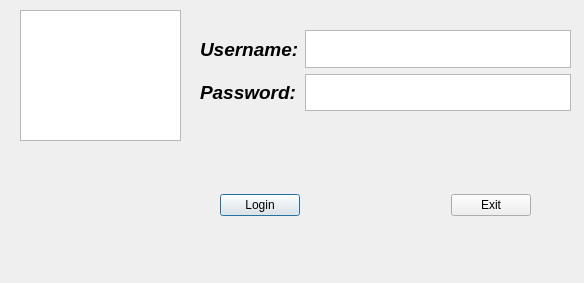
<?xml version="1.0" encoding="UTF-8"?>
<ui version="4.0">
 <class>LoginDialog</class>
 <widget class="QDialog" name="LoginDialog">
  <property name="geometry">
   <rect>
    <x>0</x>
    <y>0</y>
    <width>584</width>
    <height>283</height>
   </rect>
  </property>
  <property name="windowTitle">
   <string>Dialog</string>
  </property>
  <widget class="QTextEdit" name="textEdit">
   <property name="geometry">
    <rect>
     <x>20</x>
     <y>10</y>
     <width>161</width>
     <height>131</height>
    </rect>
   </property>
  </widget>
  <widget class="QWidget" name="">
   <property name="geometry">
    <rect>
     <x>200</x>
     <y>30</y>
     <width>371</width>
     <height>81</height>
    </rect>
   </property>
   <layout class="QHBoxLayout" name="horizontalLayout">
    <item>
     <layout class="QVBoxLayout" name="verticalLayout_2">
      <item>
       <widget class="QLabel" name="label">
        <property name="font">
         <font>
          <pointsize>14</pointsize>
          <italic>true</italic>
          <bold>true</bold>
         </font>
        </property>
        <property name="text">
         <string>Username:</string>
        </property>
       </widget>
      </item>
      <item>
       <widget class="QLabel" name="label_2">
        <property name="font">
         <font>
          <pointsize>14</pointsize>
          <italic>true</italic>
          <bold>true</bold>
         </font>
        </property>
        <property name="text">
         <string>Password:</string>
        </property>
       </widget>
      </item>
     </layout>
    </item>
    <item>
     <layout class="QVBoxLayout" name="verticalLayout">
      <item>
       <widget class="QTextEdit" name="input_username"/>
      </item>
      <item>
       <widget class="QTextEdit" name="input_password"/>
      </item>
     </layout>
    </item>
   </layout>
  </widget>
  <widget class="QWidget" name="">
   <property name="geometry">
    <rect>
     <x>220</x>
     <y>140</y>
     <width>311</width>
     <height>131</height>
    </rect>
   </property>
   <layout class="QHBoxLayout" name="horizontalLayout_2">
    <item>
     <widget class="QPushButton" name="btn_login">
      <property name="text">
       <string>Login</string>
      </property>
     </widget>
    </item>
    <item>
     <spacer name="horizontalSpacer">
      <property name="orientation">
       <enum>Qt::Horizontal</enum>
      </property>
      <property name="sizeHint" stdset="0">
       <size>
        <width>29</width>
        <height>20</height>
       </size>
      </property>
     </spacer>
    </item>
    <item>
     <widget class="QPushButton" name="btn_exit">
      <property name="text">
       <string>Exit</string>
      </property>
     </widget>
    </item>
   </layout>
  </widget>
 </widget>
 <resources/>
 <connections/>
</ui>
